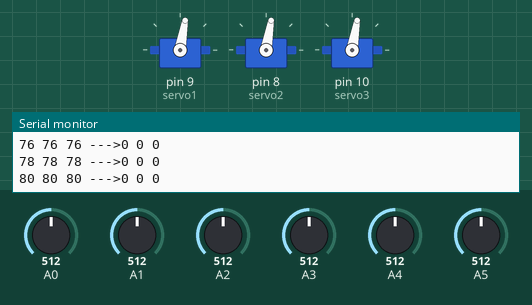
A sketch run on a simulated Arduino Uno, built with avr-gcc and run on an emulated ATmega328P. On the bench: 3 × servo, the last lines printed to the serial monitor. The test bench sets the inputs (shaded band); at power-on: A0 = 512, A1 = 512, A2 = 512, A5 = 512, A3 = 512, A4 = 512.

Above: at 1.2 s.
1.3 s: A0 set to 716
4.3 s: A1 set to 716
At 5.4 s:
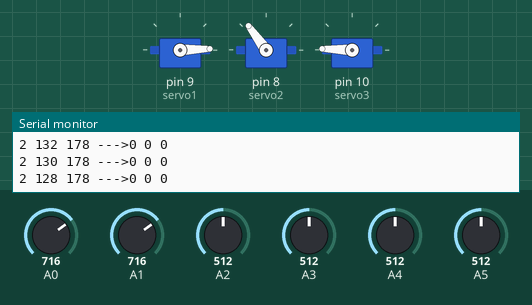
7.3 s: A2 set to 716
At 7.45 s:
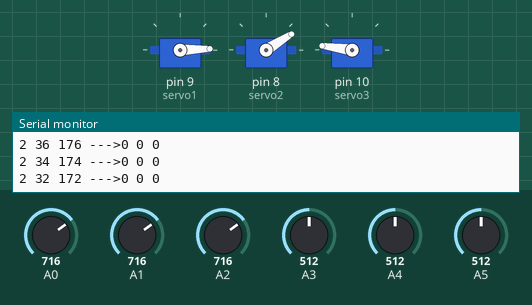
10.3 s: A5 set to 716
At 10.3 s:
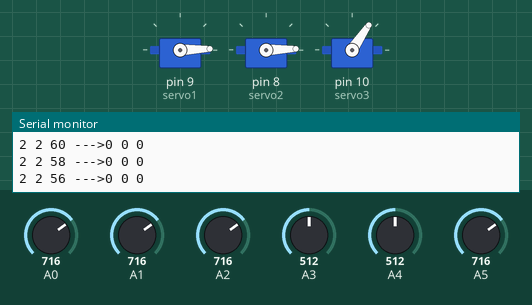
Timing chart, 0 to 12.8 s (numbered marks = the images above; inputs shaded):
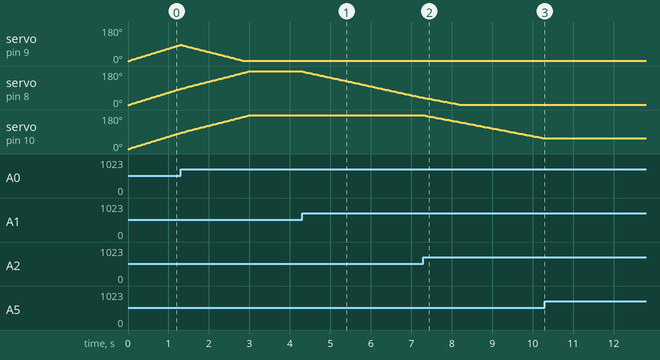

The sketch:

manipulator.ino
```cpp
#include <TimerOne.h>
#include <Servo.h>
#include "kinematics.h"

Servo servo1;
Servo servo2;
Servo servo3;

#define L1 20
#define L2 20

// these are current angles
Angles curAngles;
//these are target angles
Angles tAngles;

#define BUT1 0
#define BUT2 1
#define BUT3 2
#define BUT4 3
#define BUT5 4
#define BUT6 5

#define MDELAY 2
#define SERVOSTEP 2

byte getButtonValue(byte number)
{
  int value=analogRead((int)number);
  delay(MDELAY);
  value+=analogRead((int)number);
  delay(MDELAY);
  value+=analogRead((int)number);
  delay(MDELAY);
  value+=analogRead((int)number);

  return value;
}
byte getState(byte servo)
{
  if(servo==0)
  {
    if(getButtonValue(BUT1)==0) return 1; // UP
    else if (getButtonValue(BUT4)==0) return 2; // DOWN
    else return 0; // NONE
  }
  else if(servo==1)
  {
    if(getButtonValue(BUT2)==0) return 1; // UP
    else if (getButtonValue(BUT5)==0) return 2; // DOWN
    else return 0; // NONE
  }
  else if(servo==2)
  {
    if(getButtonValue(BUT3)==0) return 1; // UP
    else if (getButtonValue(BUT6)==0) return 2; // DOWN
    else return 0; // NONE
  }
}

void setup() {
  Serial.begin(9600);

  servo1.attach(9);
  servo2.attach(8);
  servo3.attach(10);
  servo1.write(0);
  servo2.write(0);
  servo3.write(0);

  curAngles.Q1=0;
  curAngles.Q2=0;
  curAngles.Q3=0;
}
void moveServo(Servo * servo, int * currentAngle, byte state, byte servoNumber)
{
 if(state==1)
 {
  *currentAngle+=SERVOSTEP;
  if(ValidateAngle(currentAngle,servoNumber))
  servo->write(*currentAngle);
  else *currentAngle-=SERVOSTEP;

 }
 else if(state==2 && (*currentAngle)>0)
 {
  *currentAngle-=SERVOSTEP;

  if(ValidateAngle(currentAngle,servoNumber))
  servo->write(*currentAngle);
  else *currentAngle+=SERVOSTEP;
 }
}
void loop() {
  DoButtonMovements();
}
void DoButtonMovements()
{
  byte state=getState(0);
  moveServo(&servo1, &curAngles.Q1, state,0);
  state=getState(1);
  moveServo(&servo2, &curAngles.Q2, state,1);

  state=getState(2);
  moveServo(&servo3, &curAngles.Q3, state,2);
  printState();
  delay(10);
}
void printState()
{

  Serial.print(curAngles.Q1);
  Serial.print(" ");
  Serial.print(curAngles.Q2);
  Serial.print(" ");
  Serial.print(curAngles.Q3);
  Serial.print(" --->");
  Serial.print(tAngles.Q1);
  Serial.print(" ");
  Serial.print(tAngles.Q2);
  Serial.print(" ");
  Serial.print(tAngles.Q3);

  //Serial.print(" ||| ");

  //Position pos=GetPosition(&curAngles,L1,L2);
  //Serial.print(pos.X);
  //Serial.print(" ");
  //Serial.print(pos.Y);
  //Serial.print(" ");
  //Serial.print(pos.Z);
  Serial.print("\n");

}
```

kinematics.h
```cpp
#include <math.h>
#define PI (3.141592653589793)
#define MIN_Q1 0
#define MAX_Q1 90
#define MIN_Q2 0
#define MAX_Q2 180
#define MIN_Q3 0
#define MAX_Q3 180


typedef struct
{
  int Q1;
  int Q2;
  int Q3;
} Angles;
typedef struct
{
  int X;
  int Y;
  int Z;
}  Position;

bool Validate(Angles* angles)
{
  if(angles->Q1<=MAX_Q1 && angles->Q1>=MIN_Q1 &&
    angles->Q2<=MAX_Q2 && angles->Q2>=MIN_Q2 &&
    angles->Q3<=MAX_Q3 && angles->Q2>=MIN_Q3)
    return 1;
  else return 0;

}
bool ValidateAngle(int * angle, int servoNumber)
{
  if(servoNumber==0)
  {
  if(*angle<MAX_Q1 && *angle> MIN_Q1)
  return 1;
  else
  return 0;
  }
  else if(servoNumber==1)
  {
    if(*angle<MAX_Q2 && *angle> MIN_Q2)
    return 1;
    else
    return 0;
  }
  else if(servoNumber==2)
  {
    if(*angle<MAX_Q3 && *angle> MIN_Q3)
  return 1;
  else
  return 0;
  }
  else
  return 0;
}
Angles GetAngles(int x,int y,int z, int L1,int L2, bool reverse=0)
{
  float B=sqrt(x*x+y*y+z*z);

  float q1=acos(x/B);
  float q2=acos((L1*L1-L2*L2+B*B)/(2*B*L1));
  float q22=PI-acos((L1*L1+L2*L2-B*B)/(2*L1*L2));

  float C=sqrt(x*x+z*z);

  Angles ang;
  ang.Q1=((q2+q1)*180)/PI;
  ang.Q2=180-(-(q22*180)/PI);
  if(C==0)
  {
    ang.Q3=0;
  }
  else
  {
    ang.Q3=(acos(z/C)*180)/PI;
  }
  ang.Q1=90-ang.Q1;
  ang.Q3=ang.Q3;

  if(Validate(&ang)!=1)//if angles is not acceptable then try reverse angles
  {
    ang.Q1=((q2-q1)*180)/PI;
    ang.Q2=180-((q22*180)/PI);

    if(Validate(&ang)!=1)//return default angles
    {
      ang.Q1=0;
      ang.Q2=0;
      ang.Q3=0;
    }
  }

  return ang;
}
Position GetPosition(Angles * angles,int L1,int L2)
{
  Position pos;
  pos.X=L1*cos(angles->Q1)+L2*cos(angles->Q1+angles->Q2);
  pos.Y=L1*sin(angles->Q1)+L2*sin(angles->Q1+angles->Q2);
  pos.Z=0;
  return pos;
}
```

Measured:
- after the input at 4.3 s, servo on pin 8 (servo2): moves from 178° to 38° over 3.0 s, starting at once
- after the input at 7.3 s, servo on pin 10 (servo3): moves from 178° to 56° over 3.0 s, starting at once
- after the input at 10.3 s, servo on pin 10 (servo3): stays 56° (without the input it goes to 54° after 0.05 s)
